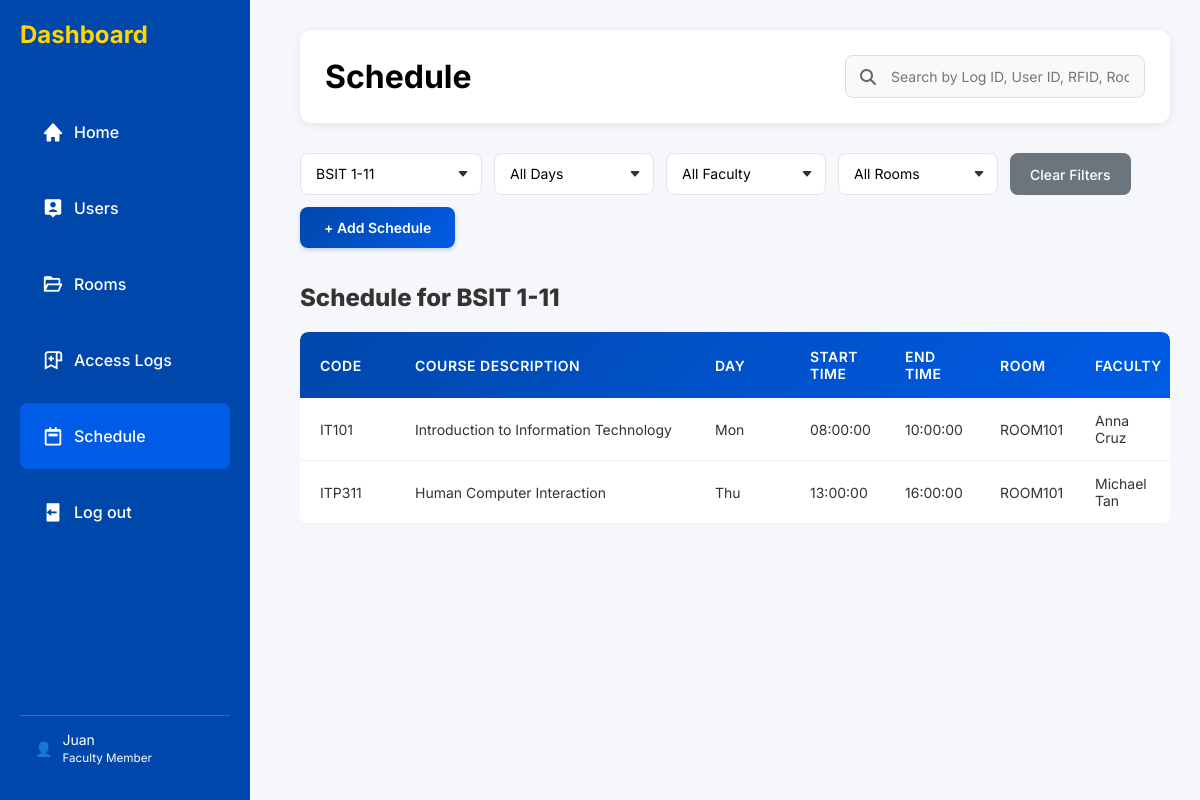
Page /schedule.php?course_section=1 on the earlier database version.
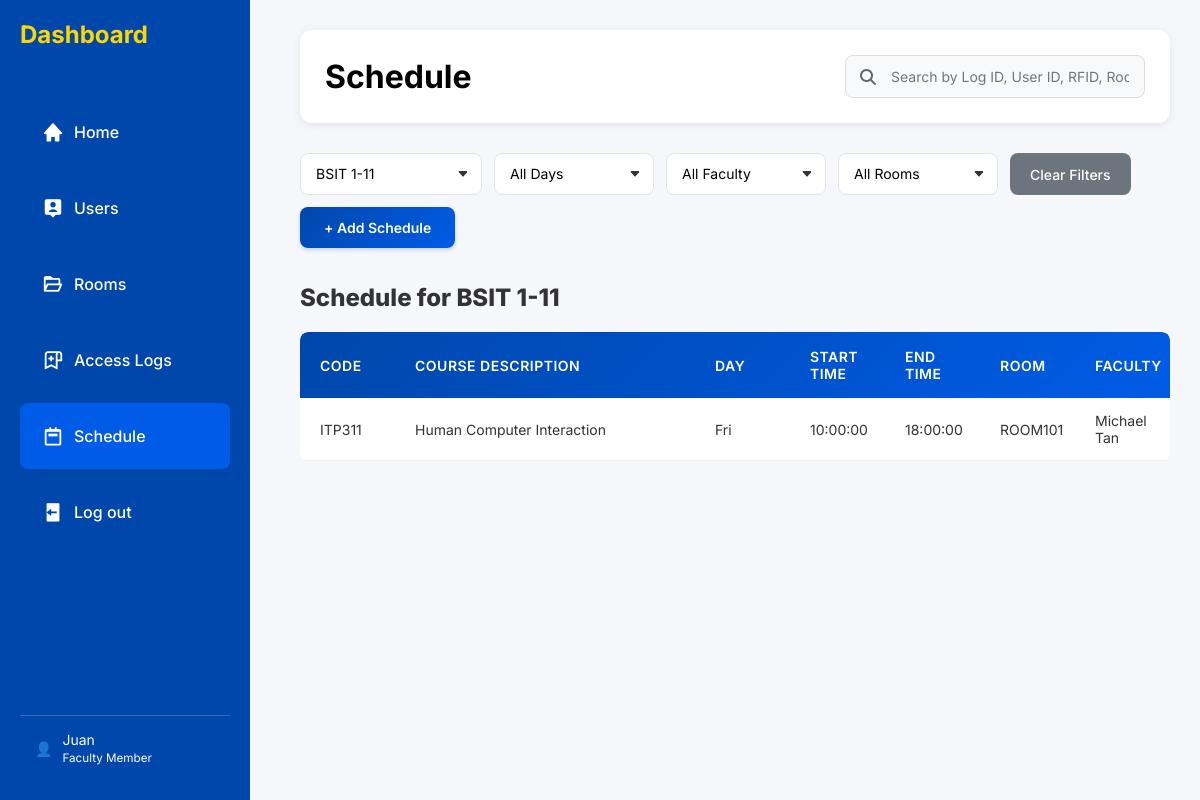
Same page on the later database version.
### tables this page shows
CREATE TABLE `subject` (
  `Subject_id` int(11) NOT NULL,
  `Code` varchar(50) NOT NULL,
  `Description` varchar(255) DEFAULT NULL
);

CREATE TABLE `schedule` (
  `Schedule_id` int(11) NOT NULL,
  `Subject_id` int(11) NOT NULL,
  `Room_id` int(11) NOT NULL,
  `Faculty_id` int(11) NOT NULL,
  `Day` enum('Mon','Tue','Wed','Thu','Fri','Sat','Sun') NOT NULL,
  `Start_time` time NOT NULL,
  `End_time` time NOT NULL
);

CREATE TABLE `classrooms` (
  `Room_id` int(11) NOT NULL,
  `Room_code` varchar(50) NOT NULL,
  `Status` enum('Occupied','Unoccupied') DEFAULT 'Unoccupied',
  `Classroom_type` varchar(255) DEFAULT NULL,
  `Capacity` int(11) DEFAULT NULL
);

CREATE TABLE `users` (
  `User_id` int(11) NOT NULL,
  `Rfid_tag` varchar(50) NOT NULL,
  `F_name` varchar(100) NOT NULL,
  `L_name` varchar(100) NOT NULL,
  `CourseSection_id` int(11) DEFAULT NULL,
  `Role` enum('Student','Faculty','Admin') DEFAULT 'Student',
  `Status` enum('Active','Inactive') DEFAULT 'Active'
);

### schedule.php (the view, shortened to what the changed rows need)
<?php
include 'conn.php';
$filter_course_section = isset($_GET['course_section']) ? $_GET['course_section'] : '';
$sql = "
SELECT
    sub.Code,
    sub.Description,
    sch.Day,
    sch.Start_time,
    sch.End_time,
    cr.Room_code,
    u.F_name,
    u.L_name,
    cs.CourseSection,
    cs.CourseSection_id
FROM schedule_access AS sa
JOIN schedule AS sch ON sa.Schedule_id = sch.Schedule_id
JOIN subject AS sub ON sch.Subject_id = sub.Subject_id
JOIN users AS u ON sch.Faculty_id = u.User_id
JOIN classrooms AS cr ON sch.Room_id = cr.Room_id
JOIN course_section AS cs ON sa.CourseSection_id = cs.CourseSection_id
WHERE 1=1
";
if (!empty($filter_course_section)) {
    $sql .= " AND sa.CourseSection_id = '$filter_course_section'";
}
$sql .= " ORDER BY cs.CourseSection, sch.Day, sch.Start_time";
$result = $conn->query($sql);
?>
<!DOCTYPE html>
<html lang="en">
<head>
    <link rel="stylesheet" href="https://cdnjs.cloudflare.com/ajax/libs/font-awesome/6.6.0/css/all.min.css"/>
    <link rel="stylesheet" href="https://unpkg.com/boxicons@2.1.4/css/boxicons.min.css">
    <link rel="stylesheet" href="styles/schedule.css">
    <link rel="stylesheet" href="styles/sidebar.css">
</head>
<body>
    <div class="sidebar" id="sidebar">
        <h1>Dashboard</h1>
    </div>
    <div class="main-content">
        <div class="controls-section">
            <h1>Schedule</h1>
        </div>
        <div class="schedule">
            <?php
            $groupedSchedules = [];
            if ($result->num_rows > 0) {
                while ($row = $result->fetch_assoc()) {
                    $courseSectionId = $row['CourseSection_id'];
                    if (!isset($groupedSchedules[$courseSectionId])) {
                        $groupedSchedules[$courseSectionId] = [
                            'name' => $row['CourseSection'],
                            'schedules' => []
                        ];
                    }
                    $groupedSchedules[$courseSectionId]['schedules'][] = $row;
                }
                foreach ($groupedSchedules as $courseSectionId => $data) {
                    echo "<h2 style='padding-top: 25px'>Schedule for {$data['name']}</h2>";
                    echo "<table>";
                    echo "<thead>
                            <tr>
                                <th>CODE</th>
                                <th style='width: 300px'>COURSE DESCRIPTION</th>
                                <th>DAY</th>
                                <th>START TIME</th>
                                <th>END TIME</th>
                                <th>ROOM</th>
                                <th>FACULTY</th>
                            </tr>
                        </thead><tbody>";
                    foreach ($data['schedules'] as $row) {
                        echo "<tr>
                                <td>{$row['Code']}</td>
                                <td>{$row['Description']}</td>
                                <td>{$row['Day']}</td>
                                <td>{$row['Start_time']}</td>
                                <td>{$row['End_time']}</td>
                                <td>{$row['Room_code']}</td>
                                <td>{$row['F_name']} {$row['L_name']}</td>
                            </tr>";
                    }
                    echo "</tbody></table><br>";
                }
            } else {
                echo "<div class='no-results'>No schedule found matching your criteria.</div>";
            }
            ?>
        </div>
    </div>
</body>
</html>

Differences in the rows shown:
no longer on this page (row unchanged): subject: Code "IT101", Description "Introduction to Information Technology", schedule.Day "Mon", schedule.Start_time "08:00:00", schedule.End_time "10:00:00", classrooms.Room_code "ROOM101", users.F_name "Anna", users.L_name "Cruz"
changed through a linked row, subject "ITP311": schedule.Day "Thu" → "Fri"; schedule.Start_time "13:00:00" → "10:00:00"; schedule.End_time "16:00:00" → "18:00:00"
